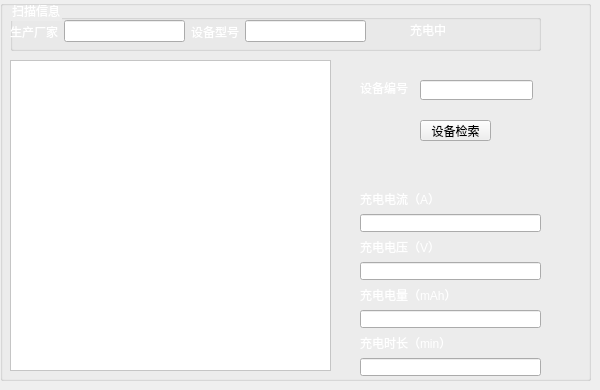
     <widget class="QWidget" name="tab_7">
      <attribute name="title">
       <string>充电</string>
      </attribute>
      <widget class="QGroupBox" name="groupBox_16">
       <property name="geometry">
        <rect>
         <x>0</x>
         <y>0</y>
         <width>591</width>
         <height>381</height>
        </rect>
       </property>
       <property name="styleSheet">
        <string notr="true">QGroupBox#groupBox_16{border-image: url(:/newPrefix/C:/Users/asus/Desktop/37b4a99c8b29264bbe3ada26c0f0b2f.png);}</string>
       </property>
       <property name="title">
        <string/>
       </property>
       <widget class="QGraphicsView" name="F3_view_12">
        <property name="geometry">
         <rect>
          <x>10</x>
          <y>60</y>
          <width>321</width>
          <height>311</height>
         </rect>
        </property>
        <property name="styleSheet">
         <string notr="true">background-color: rgb(255, 255, 255);</string>
        </property>
       </widget>
       <widget class="QGroupBox" name="groupBox_32">
        <property name="geometry">
         <rect>
          <x>10</x>
          <y>0</y>
          <width>531</width>
          <height>51</height>
         </rect>
        </property>
        <property name="styleSheet">
         <string notr="true">color: rgb(255, 255, 255);</string>
        </property>
        <property name="title">
         <string>扫描信息</string>
        </property>
        <widget class="QLabel" name="label_3">
         <property name="geometry">
          <rect>
           <x>400</x>
           <y>20</y>
           <width>71</width>
           <height>20</height>
          </rect>
         </property>
         <property name="styleSheet">
          <string notr="true">color: rgb(255, 255, 255);</string>
         </property>
         <property name="text">
          <string>充电中</string>
         </property>
        </widget>
        <widget class="QWidget" name="layoutWidget">
         <property name="geometry">
          <rect>
           <x>0</x>
           <y>20</y>
           <width>356</width>
           <height>23</height>
          </rect>
         </property>
         <layout class="QHBoxLayout" name="horizontalLayout_2">
          <item>
           <widget class="QLabel" name="label_97">
            <property name="styleSheet">
             <string notr="true">font: 6pt &quot;Agency FB&quot;;
font: 10pt &quot;Agency FB&quot;;
color: rgb(255, 255, 255);</string>
            </property>
            <property name="text">
             <string>生产厂家</string>
            </property>
           </widget>
          </item>
          <item>
           <widget class="QLineEdit" name="lineEdit_97"/>
          </item>
          <item>
           <widget class="QLabel" name="label_100">
            <property name="styleSheet">
             <string notr="true">font: 6pt &quot;Agency FB&quot;;
font: 10pt &quot;Agency FB&quot;;</string>
            </property>
            <property name="text">
             <string>设备型号</string>
            </property>
           </widget>
          </item>
          <item>
           <widget class="QLineEdit" name="lineEdit_100"/>
          </item>
         </layout>
        </widget>
       </widget>
       <widget class="QPushButton" name="pushButton_2">
        <property name="geometry">
         <rect>
          <x>420</x>
          <y>120</y>
          <width>71</width>
          <height>21</height>
         </rect>
        </property>
        <property name="text">
         <string>设备检索</string>
        </property>
       </widget>
       <widget class="QLabel" name="label_4">
        <property name="geometry">
         <rect>
          <x>360</x>
          <y>80</y>
          <width>51</width>
          <height>16</height>
         </rect>
        </property>
        <property name="styleSheet">
         <string notr="true">color: rgb(255, 255, 255);
font: 11pt &quot;黑体&quot;;</string>
        </property>
        <property name="text">
         <string>设备编号</string>
        </property>
       </widget>
       <widget class="QLineEdit" name="lineEdit_2">
        <property name="geometry">
         <rect>
          <x>420</x>
          <y>80</y>
          <width>113</width>
          <height>20</height>
         </rect>
        </property>
       </widget>
       <widget class="QWidget" name="layoutWidget_2">
        <property name="geometry">
         <rect>
          <x>360</x>
          <y>190</y>
          <width>181</width>
          <height>188</height>
         </rect>
        </property>
        <layout class="QVBoxLayout" name="verticalLayout_2">
         <item>
          <widget class="QLabel" name="label_82">
           <property name="styleSheet">
            <string notr="true">color: rgb(255, 255, 255);

</string>
           </property>
           <property name="text">
            <string>充电电流（A）</string>
           </property>
          </widget>
         </item>
         <item>
          <widget class="QLineEdit" name="lineEdit_82">
           <property name="styleSheet">
            <string notr="true"/>
           </property>
          </widget>
         </item>
         <item>
          <widget class="QLabel" name="label_83">
           <property name="styleSheet">
            <string notr="true">color: rgb(255, 255, 255);</string>
           </property>
           <property name="text">
            <string>充电电压（V）</string>
           </property>
          </widget>
         </item>
         <item>
          <widget class="QLineEdit" name="lineEdit_83">
           <property name="styleSheet">
            <string notr="true"/>
           </property>
          </widget>
         </item>
         <item>
          <widget class="QLabel" name="label_84">
           <property name="styleSheet">
            <string notr="true">color: rgb(255, 255, 255);</string>
           </property>
           <property name="text">
            <string>充电电量（mAh）</string>
           </property>
          </widget>
         </item>
         <item>
          <widget class="QLineEdit" name="lineEdit_84">
           <property name="styleSheet">
            <string notr="true"/>
           </property>
          </widget>
         </item>
         <item>
          <widget class="QLabel" name="label_85">
           <property name="styleSheet">
            <string notr="true">color: rgb(255, 255, 255);</string>
           </property>
           <property name="text">
            <string>充电时长（min）</string>
           </property>
          </widget>
         </item>
         <item>
          <widget class="QLineEdit" name="lineEdit_85">
           <property name="styleSheet">
            <string notr="true"/>
           </property>
          </widget>
         </item>
        </layout>
       </widget>
      </widget>
     </widget>
